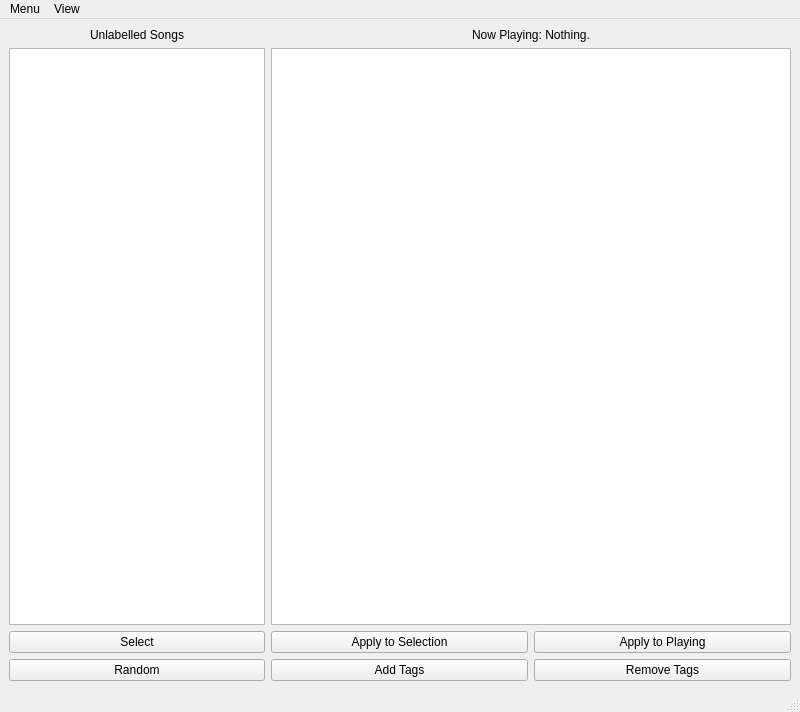
<?xml version="1.0" encoding="UTF-8"?>
<ui version="4.0">
 <class>MainWindow</class>
 <widget class="QMainWindow" name="MainWindow">
  <property name="geometry">
   <rect>
    <x>0</x>
    <y>0</y>
    <width>800</width>
    <height>712</height>
   </rect>
  </property>
  <property name="sizePolicy">
   <sizepolicy hsizetype="Fixed" vsizetype="Fixed">
    <horstretch>0</horstretch>
    <verstretch>0</verstretch>
   </sizepolicy>
  </property>
  <property name="sizeIncrement">
   <size>
    <width>1</width>
    <height>1</height>
   </size>
  </property>
  <property name="windowTitle">
   <string>Spotifier</string>
  </property>
  <widget class="QWidget" name="centralwidget">
   <layout class="QGridLayout" name="gridLayout_2" rowstretch="0,1,0,0" columnstretch="0,1,1">
    <item row="1" column="0">
     <widget class="QListWidget" name="listWidget"/>
    </item>
    <item row="2" column="2">
     <widget class="QPushButton" name="applyTagsToPlayingButton">
      <property name="text">
       <string>Apply to Playing</string>
      </property>
     </widget>
    </item>
    <item row="0" column="0">
     <widget class="QLabel" name="label_2">
      <property name="sizePolicy">
       <sizepolicy hsizetype="Minimum" vsizetype="Minimum">
        <horstretch>0</horstretch>
        <verstretch>0</verstretch>
       </sizepolicy>
      </property>
      <property name="frameShape">
       <enum>QFrame::NoFrame</enum>
      </property>
      <property name="text">
       <string>Unlabelled Songs</string>
      </property>
      <property name="alignment">
       <set>Qt::AlignCenter</set>
      </property>
     </widget>
    </item>
    <item row="2" column="0">
     <widget class="QPushButton" name="selectButton">
      <property name="text">
       <string>Select</string>
      </property>
     </widget>
    </item>
    <item row="3" column="0">
     <widget class="QPushButton" name="randomButton">
      <property name="text">
       <string>Random</string>
      </property>
     </widget>
    </item>
    <item row="3" column="2">
     <widget class="QPushButton" name="removeTagsButton">
      <property name="text">
       <string>Remove Tags</string>
      </property>
     </widget>
    </item>
    <item row="2" column="1">
     <widget class="QPushButton" name="pushButton">
      <property name="text">
       <string>Apply to Selection</string>
      </property>
     </widget>
    </item>
    <item row="1" column="1" colspan="2">
     <widget class="QListView" name="gridListView">
      <property name="selectionMode">
       <enum>QAbstractItemView::MultiSelection</enum>
      </property>
      <property name="resizeMode">
       <enum>QListView::Adjust</enum>
      </property>
      <property name="viewMode">
       <enum>QListView::IconMode</enum>
      </property>
     </widget>
    </item>
    <item row="3" column="1">
     <widget class="QPushButton" name="newTagButton">
      <property name="text">
       <string>Add Tags</string>
      </property>
     </widget>
    </item>
    <item row="0" column="1" colspan="2">
     <widget class="QLabel" name="label">
      <property name="sizePolicy">
       <sizepolicy hsizetype="Minimum" vsizetype="Minimum">
        <horstretch>0</horstretch>
        <verstretch>0</verstretch>
       </sizepolicy>
      </property>
      <property name="styleSheet">
       <string notr="true"/>
      </property>
      <property name="text">
       <string>Now Playing: Nothing.</string>
      </property>
      <property name="textFormat">
       <enum>Qt::AutoText</enum>
      </property>
      <property name="alignment">
       <set>Qt::AlignCenter</set>
      </property>
     </widget>
    </item>
   </layout>
  </widget>
  <widget class="QMenuBar" name="menubar">
   <property name="geometry">
    <rect>
     <x>0</x>
     <y>0</y>
     <width>800</width>
     <height>28</height>
    </rect>
   </property>
   <widget class="QMenu" name="menuMenu">
    <property name="title">
     <string>Menu</string>
    </property>
    <addaction name="actionAuthenticate"/>
    <addaction name="actionUpdate_DB_Spot"/>
    <addaction name="actionRefresh_Lists"/>
    <addaction name="actionTrim_Genre_Data"/>
   </widget>
   <widget class="QMenu" name="menuView">
    <property name="title">
     <string>View</string>
    </property>
   </widget>
   <addaction name="menuMenu"/>
   <addaction name="menuView"/>
  </widget>
  <widget class="QStatusBar" name="statusbar"/>
  <action name="actionAuthenticate">
   <property name="text">
    <string>Authenticate</string>
   </property>
  </action>
  <action name="actionUpdate_DB_Spot">
   <property name="text">
    <string>Update DB</string>
   </property>
  </action>
  <action name="actionRefresh_Lists">
   <property name="text">
    <string>Refresh Lists</string>
   </property>
  </action>
  <action name="actionTrim_Genre_Data">
   <property name="text">
    <string>Trim Genre Data</string>
   </property>
  </action>
 </widget>
 <resources/>
 <connections/>
</ui>
